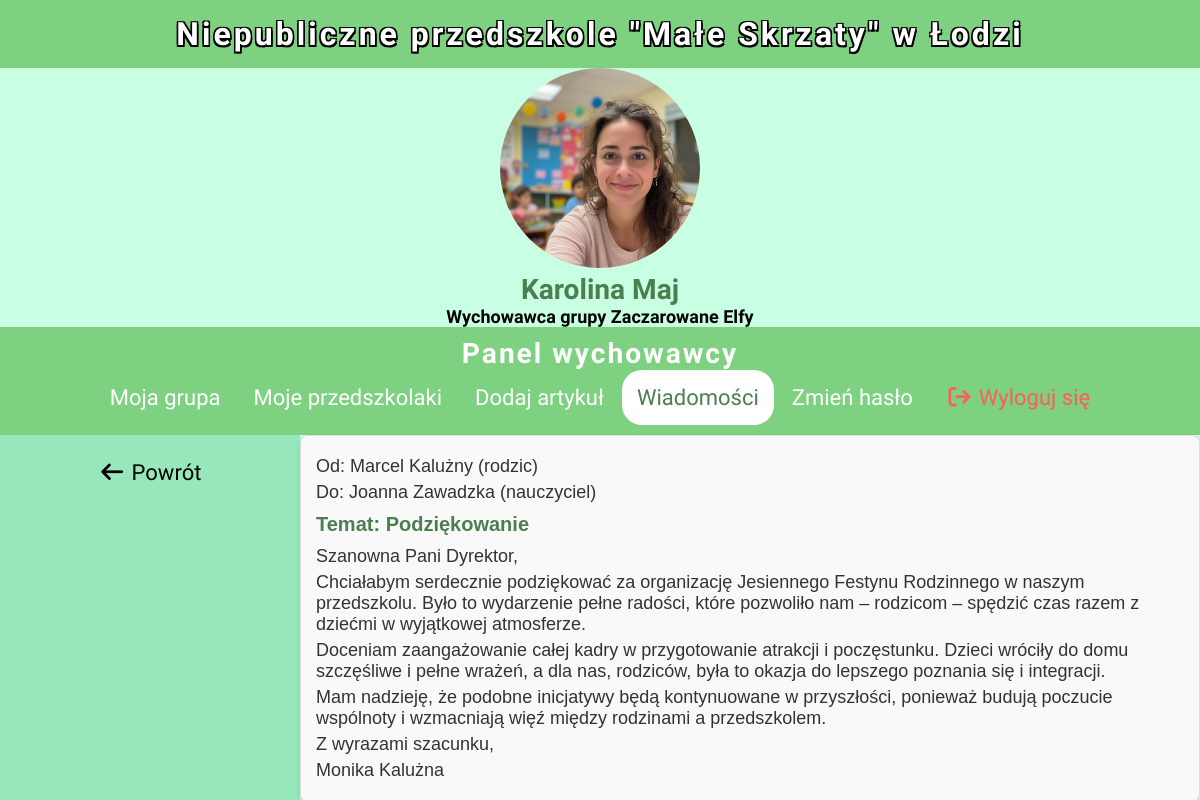
Screenshot of /admin/wiadomosc.php?id=1 (signed in) with the database file from the repository.
### tables this page shows
CREATE TABLE `przedszkolaki` (
  `id_przedszkolaka` int(11) NOT NULL,
  `nazwisko` text NOT NULL,
  `imie` text NOT NULL,
  `pesel` varchar(11) NOT NULL,
  `grupa` int(11) DEFAULT NULL,
  `imiona_rodzicow` text NOT NULL,
  `alergeny` text NOT NULL,
  `religia` tinyint(1) DEFAULT NULL,
  `e_mail` text NOT NULL,
  `login` text NOT NULL,
  `password` text NOT NULL
);

CREATE TABLE `nauczyciele` (
  `id_nauczyciela` int(11) NOT NULL,
  `nazwisko` varchar(20) NOT NULL,
  `imie` varchar(20) NOT NULL,
  `pesel` varchar(11) NOT NULL,
  `ranga` int(11) NOT NULL,
  `nr_telefonu` varchar(9) NOT NULL,
  `e_mail` varchar(50) NOT NULL,
  `login` varchar(8) NOT NULL,
  `password` varchar(256) NOT NULL
);

CREATE TABLE `wiadomosci` (
  `id_wiadomosci` int(11) NOT NULL,
  `data_wyslania` date NOT NULL,
  `nadawca` text NOT NULL,
  `odbiorca` text NOT NULL,
  `temat` text NOT NULL,
  `tresc` text NOT NULL
);

### admin/functions.php (called while the page is built, shortened)
<?php
        function removePolishCharacters($text) {
            $map = [
                'ą' => 'a', 'ć' => 'c', 'ę' => 'e', 'ł' => 'l',
                'ń' => 'n', 'ó' => 'o', 'ś' => 's', 'ż' => 'z', 'ź' => 'z',
                'Ą' => 'A', 'Ć' => 'C', 'Ę' => 'E', 'Ł' => 'L',
                'Ń' => 'N', 'Ó' => 'O', 'Ś' => 'S', 'Ż' => 'Z', 'Ź' => 'Z'
            ];
            return strtr($text, $map);
        }
?>

### admin/wiadomosc.php (the view, shortened to what this page needs)
<?php
    require_once '../db/connect.php';
    $conn = new mysqli($host, $user, $pass, $db);
    mysqli_set_charset($conn, 'utf8mb4');
?>
<!DOCTYPE html>
<html lang="pl">
<head>
    <link rel="stylesheet" href="../css/style.css">
    <link rel="stylesheet" href="../css/admin.css">
    <link rel="stylesheet" href="../css/messages.css">
    <link rel="stylesheet" href="https://cdnjs.cloudflare.com/ajax/libs/font-awesome/7.0.1/css/all.min.css" />
</head>
<body>
    <div class="page">
        <header>
            <h1>Niepubliczne przedszkole "Małe Skrzaty" w Łodzi</h1>
        </header>
        <div class="teacher-banner">
            <?php
                require_once 'functions.php';
                echo '<div class="img teacher-banner__img">';
                echo '<img src="../img/teachers/' . removePolishCharacters(strtolower($_SESSION['user']['f_name'] . '_' . $_SESSION['user']['l_name'] . '.jpg">'));
                echo '</div>';
                echo '<h3>' . $_SESSION['user']['f_name'] . ' ' . $_SESSION['user']['l_name'] . '</h3>';
                switch($_SESSION['user']['rank']){
                    case 2:
                        if(!is_null($_SESSION['group_name'])) {
                            echo '<h4>Wychowawca grupy '. $_SESSION['group_name'] .'</h4>';
                        }else{
                            echo '<h4>Masz uprawnienia wychowawcy, z których nie możesz skorzystać, ponieważ nie jesteś wychowawcą żadnej grupy.</h4>';
                        }
                        break;
                }
            ?>
        </div>
        <nav>
            <?php if($_SESSION['user']['rank'] == 1){ ?>
            <h3>Panel dyrektorski</h3>
            <div class="nav__links">
                <div class="nav__link"><a href="index.php">Grupy</a></div>
                <div class="nav__link dropdown">
                    Przedszkolaki
                    <ul>
                        <li><a href="przedszkolaki.php">Przegląd</a></li>
                        <li><a href="edytuj-przedszkolaka.php">Dodaj</a></li>
                    </ul>
                </div>
                <div class="nav__link dropdown">
                    Nauczyciele
                    <ul>
                        <li><a href="nauczyciele.php">Przegląd</a></li>
                        <li><a href="edytuj-nauczyciela.php">Dodaj</a></li>
                    </ul>
                </div>
                <div class="nav__link dropdown">
                    Wpisy
                    <ul>
                        <li><a href="artykul.php">Artykuły</a></li>
                        <li><a href="komunikat.php">Komunikaty</a></li>
                    </ul>
                </div>
                <div class="nav__link current"><a href="wiadomosci.php">Wiadomości</a></div>
                <div class="nav__link"><a href="zmien-haslo.php">Zmień hasło</a></div>
                <div class="nav__link logout"><a href="logout.php"><i class="fa-solid fa-arrow-right-from-bracket"></i> Wyloguj się</a></div>
            </div>
             <?php
            } else if($_SESSION['user']['rank'] == 2){
            ?>
            <h3>Panel wychowawcy</h3>
            <div class="nav__links">
                <?php if(!is_null($_SESSION['group_name'])) { ?>
                <div class="nav__link"><a href="index.php">Moja grupa</a></div>
                <div class="nav__link"><a href="przedszkolaki.php">Moje przedszkolaki</a></div>
                <?php } ?>
                <div class="nav__link"><a href="artykul.php">Dodaj artykuł</a></div>
                <div class="nav__link current"><a href="wiadomosci.php">Wiadomości</a></div>
                <div class="nav__link"><a href="zmien-haslo.php">Zmień hasło</a></div>
                <div class="nav__link logout"><a href="logout.php"><i class="fa-solid fa-arrow-right-from-bracket"></i> Wyloguj się</a></div>
            </div>
            <?php
            }
            ?>
        </nav>
        <main>
            <aside>
                <div class="aside__link"><a href="wiadomosci.php"><i class="fa-solid fa-arrow-left"></i> Powrót</a></div>
            </aside>
            <section>
            <?php
                $query = "SELECT * FROM wiadomosci WHERE id_wiadomosci=".$_GET["id"];
                $result = $conn->query($query);
                $row = $result->fetch_assoc();
                $prefix = substr($row['nadawca'], 0, 1);
                switch($prefix){
                    case 'p':
                        $query = "SELECT imie, nazwisko FROM przedszkolaki WHERE id_przedszkolaka=" . intval(substr($row['nadawca'], 1));
                        $result = $conn->query($query);
                        $row_sender = $result->fetch_assoc();
                        $sender = $row_sender['imie'] . ' ' . $row_sender['nazwisko']. '  (rodzic)';
                        break;
                }
                $prefix = substr($row['odbiorca'], 0, 1);
                switch($prefix){
                    case 'n':
                        $query = "SELECT imie, nazwisko FROM nauczyciele WHERE id_nauczyciela=" . intval(substr($row['odbiorca'], 1));
                        $result = $conn->query($query);
                        $row_receiver = $result->fetch_assoc();
                        $receiver = $row_receiver['imie'] . ' ' . $row_receiver['nazwisko'] . ' (nauczyciel)';
                        break;
                }
                echo '<div class="message">';
                echo '<p>Od: ' . $sender . '</p>';
                echo '<p>Do: ' . $receiver . '</p>';
                echo '<h3>Temat: ' . $row['temat'] . '</h3>';
                echo '<p>' . $row['tresc'] . '</p>';
                echo '</div>';
            ?>
            </section>
        </main>
    </div>
</body>
</html>

### css/style.css (style rules this page uses)
* { margin: 0; padding: 0; box-sizing: border-box; }
*:has(a), input[type='submit'], button { transition: all 200ms; }
:root { --bg-primary: #7DD181; --bg-secondary: #96E8BC; --bg-tertiary: #B6F9C9; --text: #4B7F52; }
body { width: 100vw; font-family: "Aclonica", sans-serif; background-color: #C9FFE2; font-size: 24px; display: flex; justify-content: center; overflow-x: hidden; }
.page { width: max(70vw, 1080px); }
img { display: block; width: 100%; }
nav { padding: 10px; background-color: var(--bg-primary); color: #fff; display: flex; flex-direction: column; align-items: center; }
.nav__links { display: flex; flex-direction: row; justify-content: space-evenly; gap: 3px; }
nav a { width: 100%; height: 100%; color: #fff; text-decoration: none; }
.nav__link, .aside__link, .data_show_hide { font-size: 22px; padding: 15px; border-radius: 20px; }
.nav__link:hover, .current, .aside__link:hover, .data_show_hide:hover { background-color: #fff; color: var(--text); }
.nav__link:hover > a, .current > a, .aside__link:hover > a, .data_show_hide:hover>a { color: var(--text); }
main { display: grid; grid-template-columns: 1fr 3fr; }
aside a { color: #000; text-decoration: none; }
.teacher-banner__img, .preschooler-banner__img { width: 200px; height: 200px; margin-bottom: 5px; }
.img img { width: 100%; height: 100%; border-radius: 100%; object-fit: fill; }
.logout a, .remove a { color: #FF5C5C; }

### css/admin.css (style rules this page uses)
:root { --bg-primary: #7DD181; --bg-secondary: #96E8BC; --bg-tertiary: #B6F9C9; --text: #4B7F52; --input: #4d4d4d; }
.page { width: 100%; }
.logout a, .remove a { color: #FF5C5C; }
nav h3 { color: #fff; letter-spacing: 2px; }
main h2, main h3 { text-align: center; color: var(--text); padding: 15px; }

### css/messages.css (style rules this page uses)
.message { background-color: #f9f9f9; border: 1px solid #ddd; border-radius: 8px; padding: 15px; font-family: Arial, sans-serif; box-shadow: 0 2px 5px rgba(0,0,0,0.1); }
.message p { margin: 5px 0; color: #333; font-size: 18px; text-align: left; }
.message h3 { margin: 10px 0; padding: 0; font-size: 20px; color: var(--text); font-weight: bold; text-align: left; }

### rows the page displays
przedszkolaki: sender "Marcel Kalużny (rodzic)"
nauczyciele: receiver "Joanna Zawadzka (nauczyciel)"
wiadomosci: temat "Podziękowanie", tresc "Szanowna Pani Dyrektor, Chciałabym serdecznie podziękować za organizację Jesiennego Festynu Rodzinnego w naszym przedszkolu. Było to wydarzenie pełne radości, które pozwoliło nam – rodzicom – spędzić czas razem z dziećmi w wyjątkowej atmosferze. Doceniam zaangażowanie całej kadry w przygotowanie atrakcji i poczęstunku. Dzieci wróciły do domu szczęśliwe i pełne wrażeń, a dla nas, rodziców, była to okazja do lepszego poznania się i integracji. Mam nadzieję, że podobne inicjatywy będą kontynuowane w przyszłości, ponieważ budują poczucie wspólnoty i wzmacniają więź między rodzinami a przedszkolem. Z wyrazami szacunku, Monika Kalużna"

### other values shown
$_SESSION['user']['f_name'] "Karolina"
$_SESSION['user']['l_name'] "Maj"
$_SESSION['group_name'] "Zaczarowane Elfy"
